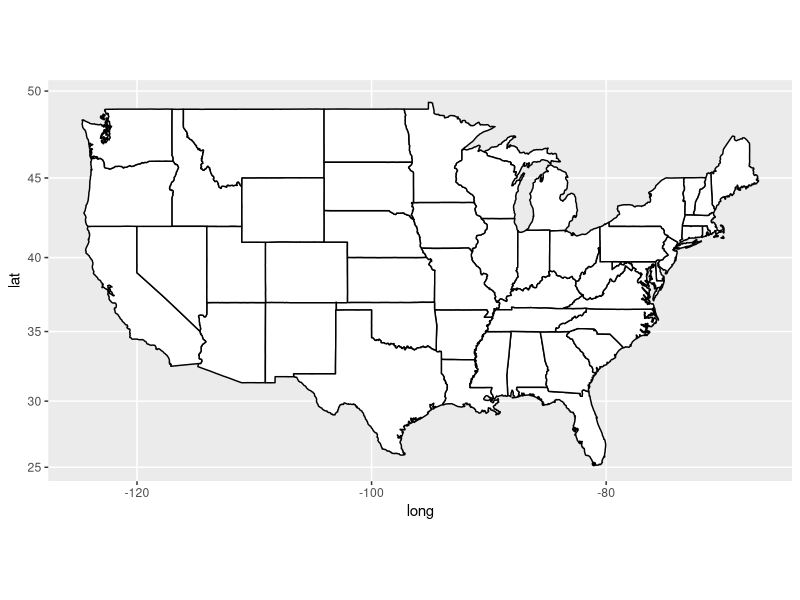
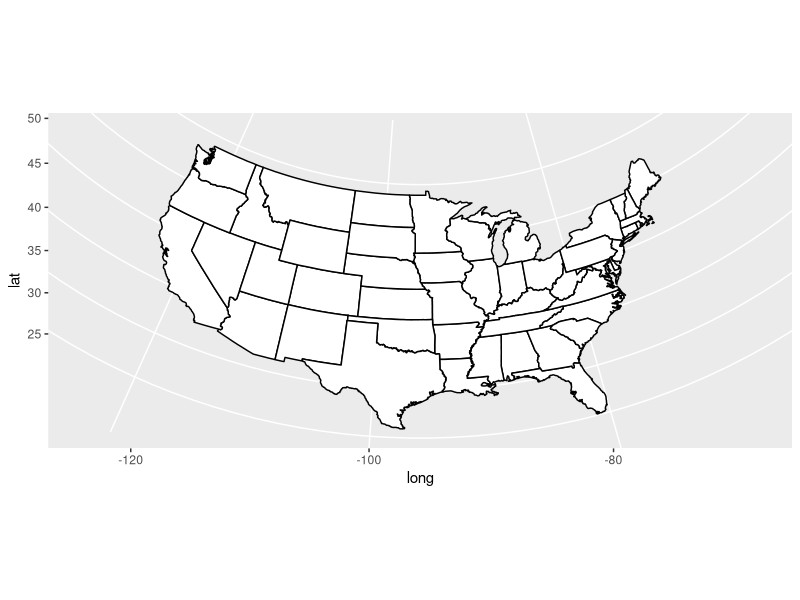

Here is the R script that generated these plots, in order:
## ---- chunk 1
library(maps); library(ggplot2); library(mapproj)
states <- map_data("state")
usamap <- ggplot(states, aes(x=long, y=lat, group=group)) +
  geom_polygon(fill="white", colour="black")
usamap + coord_map("mercator")
usamap + coord_map("azequalarea") 
## ---- chunk 2
head(states)
## ---- chunk 3
usamap <- ggplot(states, aes(x=long, y=lat, group=group)) +
  geom_polygon(fill="white", colour="black")
